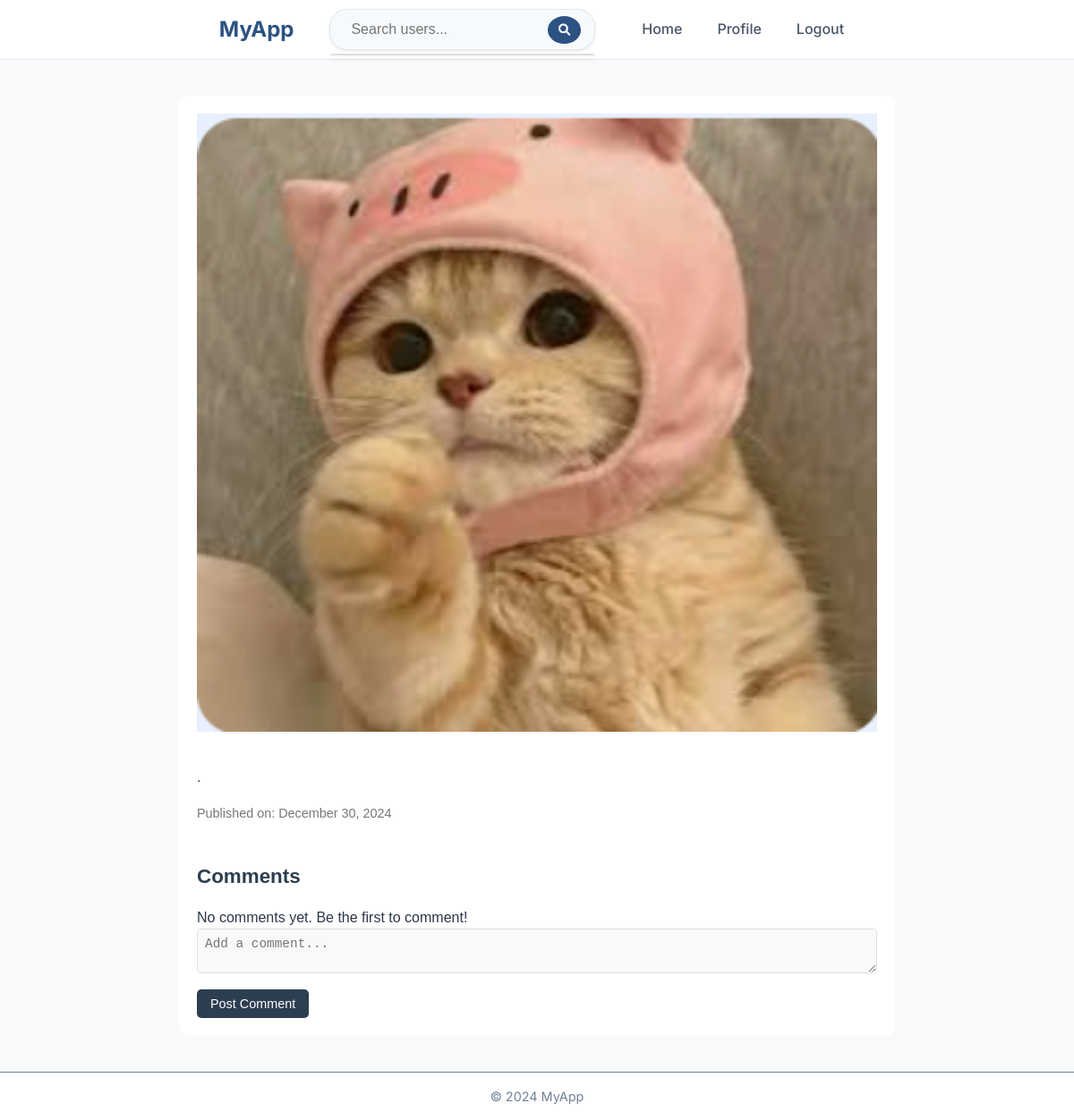
Page /post/6/ (signed in) on the committed database.
### social_network/models.py (models this page shows, shortened)
class Post(models.Model):
    author = models.ForeignKey(User, on_delete=models.CASCADE)
    content = models.TextField(blank=True)
    image = models.ImageField(upload_to='post_images/', null=True, blank=True)
    created_at = models.DateTimeField(auto_now_add=True)
    updated_at = models.DateTimeField(auto_now=True)

### social_network/views.py (the view)
# urls.py: path('post/<int:post_id>/', views.post_detail_view, name='post_detail'),
@login_required
def post_detail_view(request, post_id):
    post = get_object_or_404(Post, id=post_id)
    if request.method == "POST":
        content = request.POST.get("content")
        if content:
            Comment.objects.create(post=post, author=request.user.profile, content=content)
            return redirect('post_detail', post_id=post.id)
    comments = post.comments.all()
    return render(request, 'posts/edit_post.html', {'post': post, 'comments': comments})

### templates/posts/edit_post.html (shortened to what this page needs)
{% extends 'base.html' %}
{% load static %}
{% block content %}
    <link rel="stylesheet" href="{% static 'css/edit_post.css' %}">
    <div class="post-detail-container">
        <div class="post-detail">
            {% if post.image %}
                <img src="{{ post.image.url }}" alt="Post Image" class="post-image">
            {% endif %}
            <p>{{ post.content }}</p>
            <span class="post-date">Published on: {{ post.created_at|date:"F j, Y" }}</span>
        </div>
        <div class="comments-section">
            <h4>Comments</h4>
            {% for comment in comments %}
                <div class="comment">
                    <strong>{{ comment.author.user.username }}</strong>
                    <p>{{ comment.content }}</p>
                    <span class="comment-date">{{ comment.created_at|date:"F j, Y, g:i a" }}</span>
                    {% if comment.author == user.profile %}
                        <form method="POST" action="{% url 'delete_comment' comment.id %}" style="display:inline;">
                            {% csrf_token %}
                            <button type="submit" class="btn-delete-comment">Delete</button>
                        </form>
                    {% endif %}
                </div>
            {% empty %}
                <p>No comments yet. Be the first to comment!</p>
            {% endfor %}
            <form method="POST" class="comment-form">
                <textarea name="content" placeholder="Add a comment..." required></textarea>
                <button type="submit">Post Comment</button>
            </form>
        </div>
    </div>
{% endblock %}

### static/css/base.css (style rules this page uses)
* { margin: 0; padding: 0; box-sizing: border-box; }
body { font-family: 'Inter', sans-serif; background-color: #f8fafc; color: #2d3748; line-height: 1.6; display: flex; flex-direction: column; min-height: 100vh; }

### static/css/edit_post.css (style rules this page uses)
.post-detail-container { width: 90%; max-width: 800px; margin: 40px auto; padding: 20px; background-color: #ffffff; border-radius: 10px; font-family: Arial, sans-serif; }
.post-detail p { font-size: 1rem; color: #444; line-height: 1.6; margin-bottom: 15px; }
.post-date { font-size: 0.9rem; color: #777; }
.post-image { width: 100%; margin-bottom: 15px; object-fit: cover; }
.comments-section { margin-top: 30px; padding-top: 10px; }
.comments-section h4 { margin-bottom: 15px; font-size: 1.4rem; font-weight: bold; color: #2c3e50; }
.comment-form textarea { width: 100%; padding: 8px; font-size: 0.9rem; border-radius: 5px; border: 1px solid #ddd; margin-bottom: 10px; background-color: #f9f9f9; resize: vertical; }
.comment-form button { background-color: #2c3e50; color: white; border: none; padding: 8px 15px; font-size: 0.9rem; border-radius: 5px; cursor: pointer; }

### rows in the picture
Post: image (picture), content ".", created_at "December 30, 2024"
